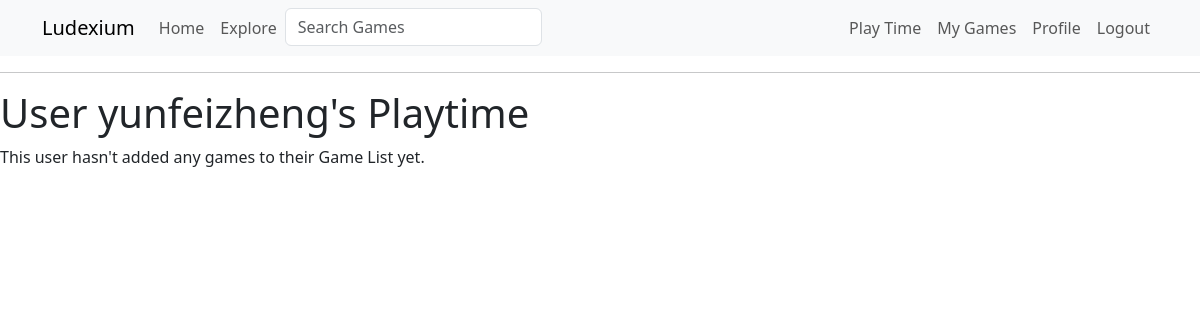
Page /playtime/yunfeizheng (signed in) on the earlier database version.
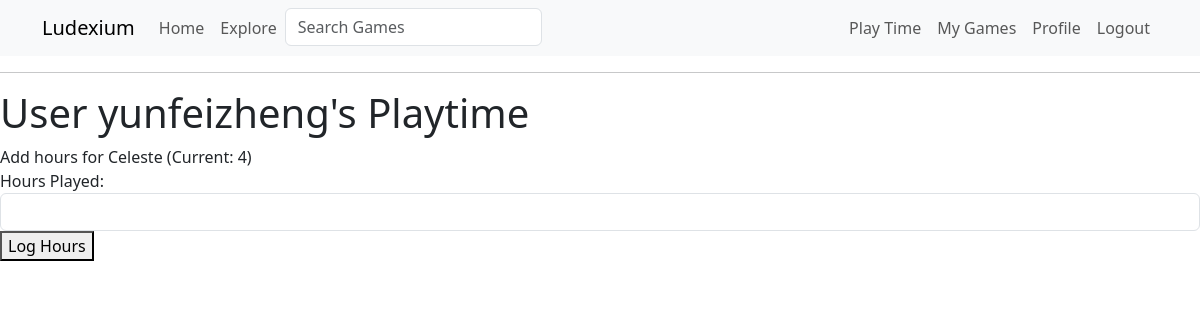
Same page on the later database version.
### app/models.py (models this page shows, shortened)
class Play(db.Model):
    user_id: so.Mapped[int] = so.mapped_column(sa.Integer, sa.ForeignKey('user.id'), primary_key=True)
    game_id: so.Mapped[int] = so.mapped_column(sa.Integer, sa.ForeignKey('game.id'), primary_key=True)
    hours_played: so.Mapped[Optional[int]] = so.mapped_column(sa.Integer, default=0)
    user: so.Mapped['User'] = so.relationship('User', back_populates='played_games')
    game: so.Mapped['Game'] = so.relationship('Game', back_populates='players')

class Game(db.Model):
    id: so.Mapped[int] = so.mapped_column(primary_key=True, unique=True)
    name: so.Mapped[str] = so.mapped_column(sa.String(256))
    igdb_url: so.Mapped[str] = so.mapped_column(sa.String(256))
    image_url: so.Mapped[Optional[str]] = so.mapped_column(sa.String(256))
    release_year: so.Mapped[Optional[int]] = so.mapped_column(sa.Integer)
    players: so.WriteOnlyMapped[Play] = so.relationship('Play', back_populates='game', lazy='dynamic')

### app/routes.py (the view)
@app.route('/playtime/<username>')
@login_required
def playtime(username):
    user = db.first_or_404(sa.select(User).where(User.username == username))
    form = HoursPlayedForm()
    return render_template('playtime.html', user=user, form=form)

### app/forms.py
class SearchForm(FlaskForm):
    q = StringField('Search Games', validators=[DataRequired()])
    def __init__(self, *args, **kwargs):
        if 'formdata' not in kwargs:
            kwargs['formdata'] = request.args
        if 'meta' not in kwargs:
            kwargs['meta'] = {'csrf': False}
        super(SearchForm, self).__init__(*args, **kwargs)

class HoursPlayedForm(FlaskForm):
    hours_played = IntegerField('Hours Played',
        validators=[InputRequired(), NumberRange(min=0, message="Hours must be a non-negative integer.")])
    submit = SubmitField('Log Hours')

### app/models.py (called while the page is built)
@login.user_loader
def load_user(id):
    return db.session.get(User, int(id))

    def played_games_count(self):
        query = sa.select(sa.func.count()).select_from(
            self.played_games.select().subquery())
        return db.session.scalar(query)

    def played_games_play(self):
        query = self.played_games.select()
        return db.session.scalars(query)

### app/routes.py (called while the page is built)
@app.before_request
def before_request():
    if current_user.is_authenticated:
        current_user.last_seen = datetime.now(timezone.utc)
        g.search_form = SearchForm()
        db.session.commit()

### app/templates/playtime.html (shortened to what this page needs)
{% extends "base.html" %}
{% block content %}
<h1>User {{ user.username }}'s Playtime</h1>
{% if user.played_games_count() == 0 %}
<p>This user hasn't added any games to their Game List yet.</p>
{% else %}
{% for play in user.played_games_play() %}
    Add hours for {{ play.game.name }} (Current: {{ play.hours_played }})
    <form method="POST" action="{{ url_for('log_hours', user_id=play.user_id, game_id=play.game_id) }}">
        <div>
            <label for="hours_played">Hours Played:</label>
            {{ form.hours_played(class="form-control", type="number", step="1") }}
        </div>
        <div>
            <button type="submit">{{ form.submit.label }}</button>
        </div>
    </form>
{% endfor %}
{% endif %}
{% endblock %}

Differences in the rows shown:
added Play: game.name "Celeste", hours_played "4", submit.label "Log Hours"
Other differences:
text no longer shown: "This user hasn't added any games to their Game List yet."
